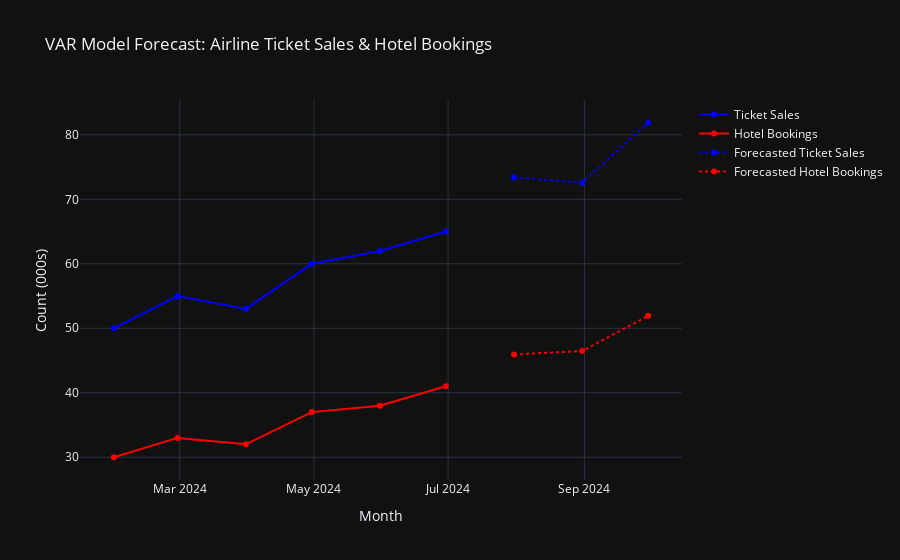

Here is the notebook cell this chart was saved with:
### Markdown cell above
**Reading Assignment**

On Canvas, describe a case in which you might use VAR models in your work/education. How would you create the model? What data would you need? What would you learn if you used an IRF or CRF based on your model?

### Code cell
import numpy as np
import pandas as pd
import plotly.graph_objects as go
from statsmodels.tsa.api import VAR

# Create a dataset
data = {
    "Ticket_Sales": [50, 55, 53, 60, 62, 65],
    "Hotel_Bookings": [30, 33, 32, 37, 38, 41]
}
df = pd.DataFrame(data, index=pd.date_range(start="2024-01", periods=6, freq="ME"))

# Fit the VAR model
model = VAR(df)
results = model.fit(maxlags=1)  # Use 1 lag (p=1)

# Make a forecast for the next 3 months
forecast_steps = 3
last_values = df.values[-1:]  # Get last available observations for forecasting
forecast_array = results.forecast(last_values, steps=forecast_steps)  # Forecast

# Convert forecast to DataFrame
forecast = pd.DataFrame(forecast_array, columns=df.columns)

# Extend the index for forecasting
future_dates = pd.date_range(start=df.index[-1] + pd.DateOffset(months=1), periods=forecast_steps, freq="ME")
forecast.index = future_dates

# Create an interactive plot using Plotly
fig = go.Figure()

# Add original data
fig.add_trace(go.Scatter(x=df.index, y=df["Ticket_Sales"], mode='lines+markers', name='Ticket Sales', line=dict(color='blue')))
fig.add_trace(go.Scatter(x=df.index, y=df["Hotel_Bookings"], mode='lines+markers', name='Hotel Bookings', line=dict(color='red')))

# Add forecasted values
fig.add_trace(go.Scatter(x=forecast.index, y=forecast["Ticket_Sales"], mode='lines+markers', name='Forecasted Ticket Sales', line=dict(dash='dot', color='blue')))
fig.add_trace(go.Scatter(x=forecast.index, y=forecast["Hotel_Bookings"], mode='lines+markers', name='Forecasted Hotel Bookings', line=dict(dash='dot', color='red')))

# Layout settings
fig.update_layout(title="VAR Model Forecast: Airline Ticket Sales & Hotel Bookings",
                  xaxis_title="Month",
                  yaxis_title="Count (000s)",
                  template="plotly_dark",
                  hovermode="x")

# Show the interactive plot
fig.show()

### Figure 1 — Plotly figure (JSON) as saved in the notebook; plotly's stock layout.template omitted (floating-point values rounded to 4 significant figures)
{"data": [{"line": {"color": "blue"}, "mode": "lines+markers", "name": "Ticket Sales", "type": "scatter", "x": ["2024-01-31T00:00:00", "2024-02-29T00:00:00", "2024-03-31T00:00:00", "2024-04-30T00:00:00", "2024-05-31T00:00:00", "2024-06-30T00:00:00"], "y": [50, 55, 53, 60, 62, 65]}, {"line": {"color": "red"}, "mode": "lines+markers", "name": "Hotel Bookings", "type": "scatter", "x": ["2024-01-31T00:00:00", "2024-02-29T00:00:00", "2024-03-31T00:00:00", "2024-04-30T00:00:00", "2024-05-31T00:00:00", "2024-06-30T00:00:00"], "y": [30, 33, 32, 37, 38, 41]}, {"line": {"color": "blue", "dash": "dot"}, "mode": "lines+markers", "name": "Forecasted Ticket Sales", "type": "scatter", "x": ["2024-07-31T00:00:00", "2024-08-31T00:00:00", "2024-09-30T00:00:00"], "y": [73.42, 72.57, 81.88]}, {"line": {"color": "red", "dash": "dot"}, "mode": "lines+markers", "name": "Forecasted Hotel Bookings", "type": "scatter", "x": ["2024-07-31T00:00:00", "2024-08-31T00:00:00", "2024-09-30T00:00:00"], "y": [45.94, 46.47, 51.93]}], "layout": {"hovermode": "x", "title": {"text": "VAR Model Forecast: Airline Ticket Sales & Hotel Bookings"}, "xaxis": {"title": {"text": "Month"}}, "yaxis": {"title": {"text": "Count (000s)"}}}}
